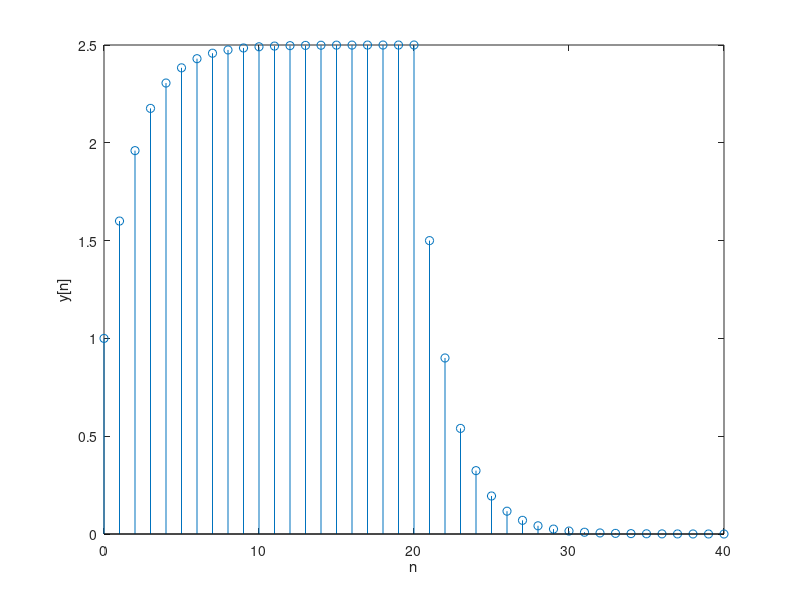

Write the MATLAB code that produced this figure.
n = 0:1:20;
h_n = (0.6).^n;
u_n = (n<0).*0 + (n>=0).*1;
x_n = u_n;
y_n = conv(x_n,h_n);

stem(0:length(y_n)-1,y_n);
xlabel('n');
ylabel('y[n]');